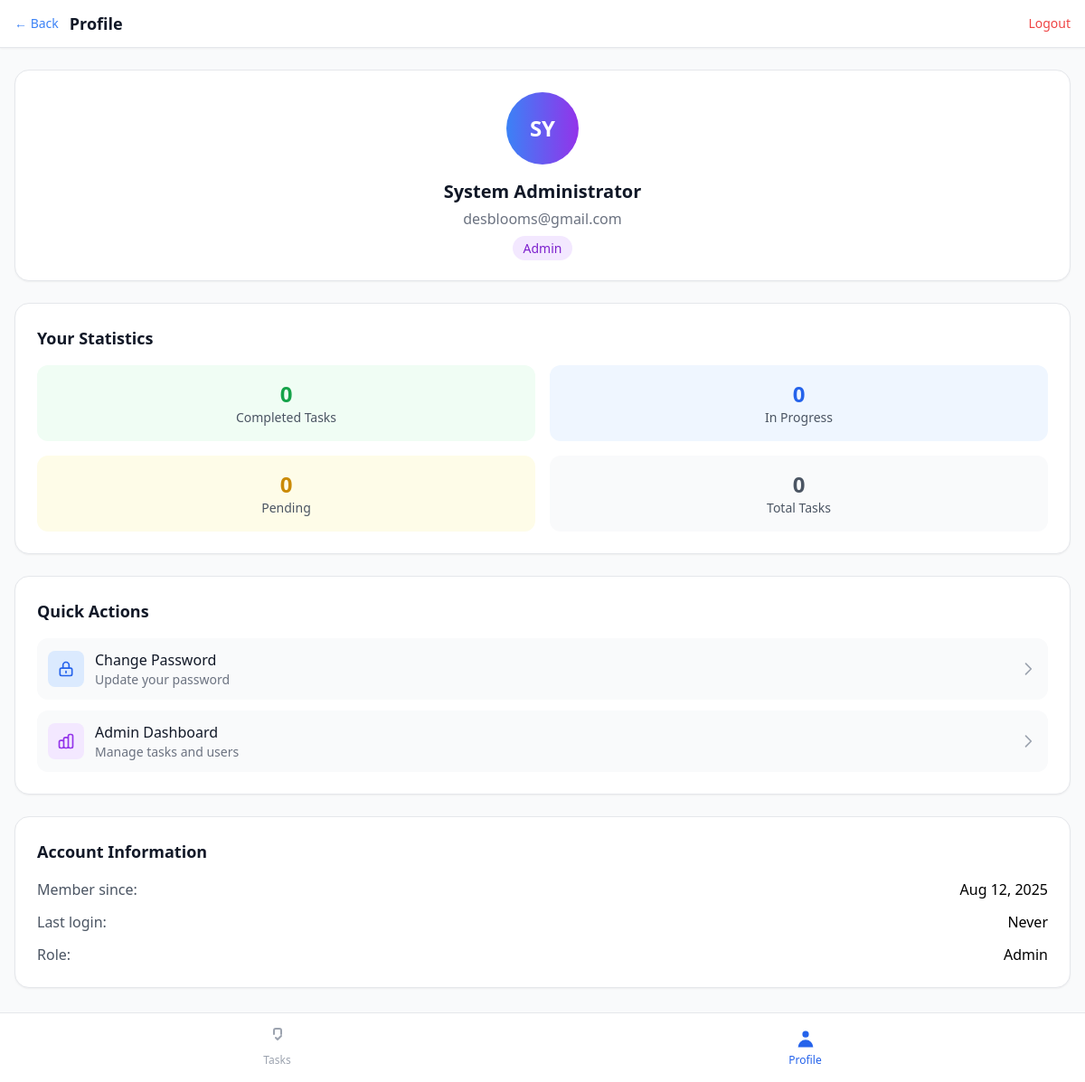
The app's page /profile.php (signed in) with its own data.
### tables this page shows
CREATE TABLE users (
    id INT PRIMARY KEY AUTO_INCREMENT,
    name VARCHAR(100) NOT NULL,
    email VARCHAR(150) UNIQUE NOT NULL,
    password VARCHAR(255) NOT NULL,
    role ENUM('admin','user') DEFAULT 'user',
    avatar VARCHAR(255) NULL,
    phone VARCHAR(20) NULL,
    department VARCHAR(100) NULL,
    is_active BOOLEAN DEFAULT TRUE,
    last_login TIMESTAMP NULL,
    failed_attempts INT DEFAULT 0,
    locked_until TIMESTAMP NULL,
    force_password_change BOOLEAN DEFAULT FALSE,
    created_at TIMESTAMP DEFAULT CURRENT_TIMESTAMP,
    updated_at TIMESTAMP DEFAULT CURRENT_TIMESTAMP ON UPDATE CURRENT_TIMESTAMP,
    
    INDEX idx_email (email),
    INDEX idx_role (role),
    INDEX idx_active (is_active)
);

### includes/functions.php (called while the page is built, shortened)
<?php
require_once 'db.php';
function getUserStats($userId) {
    global $pdo;
    $stmt = $pdo->prepare("
        SELECT
            COUNT(*) as total,
            SUM(CASE WHEN status = 'Pending' THEN 1 ELSE 0 END) as pending,
            SUM(CASE WHEN status = 'On Progress' THEN 1 ELSE 0 END) as in_progress,
            SUM(CASE WHEN status = 'Done' THEN 1 ELSE 0 END) as done,
            SUM(CASE WHEN status = 'Approved' THEN 1 ELSE 0 END) as approved,
            SUM(CASE WHEN status = 'On Hold' THEN 1 ELSE 0 END) as on_hold,
            SUM(CASE WHEN status IN ('Done', 'Approved') THEN 1 ELSE 0 END) as completed,
            AVG(CASE WHEN status IN ('Done', 'Approved') THEN actual_hours END) as avg_completion_time,
            COUNT(CASE WHEN date < CURDATE() AND status NOT IN ('Done', 'Approved') THEN 1 END) as overdue
        FROM tasks
        WHERE assigned_to = ? AND date >= DATE_SUB(CURDATE(), INTERVAL 30 DAY)
    ");
    $stmt->execute([$userId]);
    $stats = $stmt->fetch();
    return $stats;
}
?>

### profile.php (the view, shortened to what this page needs)
<?php
require_once 'includes/db.php';
require_once 'includes/functions.php';
$stmt = $pdo->prepare("SELECT * FROM users WHERE id = ?");
$stmt->execute([$_SESSION['user_id']]);
$user = $stmt->fetch();
$userStats = getUserStats($_SESSION['user_id']);
?>
<!DOCTYPE html>
<html lang="en">
<head>
    <script src="https://cdn.tailwindcss.com"></script>
</head>
<body class="bg-gray-50 min-h-screen pb-20">
    <header class="bg-white shadow-sm border-b">
        <div class="px-4 py-3">
            <div class="flex items-center justify-between">
                <div class="flex items-center space-x-3">
                    <a href="index.php" class="text-blue-500 text-sm">← Back</a>
                    <h1 class="text-lg font-bold text-gray-900">Profile</h1>
                </div>
                <a href="?logout=1" class="text-red-500 text-sm">Logout</a>
            </div>
        </div>
    </header>
    <main class="px-4 py-6 space-y-6">
        <div class="bg-white rounded-2xl p-6 shadow-sm border">
            <div class="text-center">
                <div class="w-20 h-20 bg-gradient-to-r from-blue-500 to-purple-600 rounded-full flex items-center justify-center mx-auto mb-4">
                    <span class="text-white font-bold text-2xl"><?= strtoupper(substr($user['name'], 0, 2)) ?></span>
                </div>
                <h2 class="text-xl font-bold text-gray-900 mb-1"><?= htmlspecialchars($user['name']) ?></h2>
                <p class="text-gray-500 mb-2"><?= htmlspecialchars($user['email']) ?></p>
                <span class="px-3 py-1 text-sm rounded-full font-medium <?= $user['role'] === 'admin' ? 'bg-purple-100 text-purple-700' : 'bg-blue-100 text-blue-700' ?>">
                    <?= ucfirst($user['role']) ?>
                </span>
            </div>
        </div>
        <div class="bg-white rounded-2xl p-6 shadow-sm border">
            <h3 class="text-lg font-semibold text-gray-900 mb-4">Your Statistics</h3>
            <div class="grid grid-cols-2 gap-4">
                <div class="text-center p-4 bg-green-50 rounded-xl">
                    <p class="text-2xl font-bold text-green-600"><?= $userStats['completed'] ?? 0 ?></p>
                    <p class="text-sm text-gray-600">Completed Tasks</p>
                </div>
                <div class="text-center p-4 bg-blue-50 rounded-xl">
                    <p class="text-2xl font-bold text-blue-600"><?= $userStats['in_progress'] ?? 0 ?></p>
                    <p class="text-sm text-gray-600">In Progress</p>
                </div>
                <div class="text-center p-4 bg-yellow-50 rounded-xl">
                    <p class="text-2xl font-bold text-yellow-600"><?= $userStats['pending'] ?? 0 ?></p>
                    <p class="text-sm text-gray-600">Pending</p>
                </div>
                <div class="text-center p-4 bg-gray-50 rounded-xl">
                    <p class="text-2xl font-bold text-gray-600"><?= $userStats['total'] ?? 0 ?></p>
                    <p class="text-sm text-gray-600">Total Tasks</p>
                </div>
            </div>
        </div>
        <div class="bg-white rounded-2xl p-6 shadow-sm border">
            <h3 class="text-lg font-semibold text-gray-900 mb-4">Quick Actions</h3>
            <div class="space-y-3">
                <a href="change-password.php" class="flex items-center justify-between p-3 bg-gray-50 rounded-xl hover:bg-gray-100 transition-colors">
                    <div class="flex items-center space-x-3">
                        <div class="w-10 h-10 bg-blue-100 rounded-lg flex items-center justify-center">
                            <svg class="w-5 h-5 text-blue-600" fill="none" stroke="currentColor" viewBox="0 0 24 24">
                                <path stroke-linecap="round" stroke-linejoin="round" stroke-width="2" d="M12 15v2m-6 4h12a2 2 0 002-2v-6a2 2 0 00-2-2H6a2 2 0 00-2 2v6a2 2 0 002 2zm10-10V7a4 4 0 00-8 0v4h8z"></path>
                            </svg>
                        </div>
                        <div>
                            <p class="font-medium text-gray-900">Change Password</p>
                            <p class="text-sm text-gray-500">Update your password</p>
                        </div>
                    </div>
                    <svg class="w-5 h-5 text-gray-400" fill="none" stroke="currentColor" viewBox="0 0 24 24">
                        <path stroke-linecap="round" stroke-linejoin="round" stroke-width="2" d="M9 5l7 7-7 7"></path>
                    </svg>
                </a>
                <?php if ($user['role'] === 'admin'): ?>
                <a href="admin-dashboard.php" class="flex items-center justify-between p-3 bg-gray-50 rounded-xl hover:bg-gray-100 transition-colors">
                    <div class="flex items-center space-x-3">
                        <div class="w-10 h-10 bg-purple-100 rounded-lg flex items-center justify-center">
                        </div>
                        <div>
                            <p class="font-medium text-gray-900">Admin Dashboard</p>
                            <p class="text-sm text-gray-500">Manage tasks and users</p>
                        </div>
                    </div>
                    <svg class="w-5 h-5 text-gray-400" fill="none" stroke="currentColor" viewBox="0 0 24 24">
                        <path stroke-linecap="round" stroke-linejoin="round" stroke-width="2" d="M9 5l7 7-7 7"></path>
                    </svg>
                </a>
                <?php endif; ?>
            </div>
        </div>
        <div class="bg-white rounded-2xl p-6 shadow-sm border">
            <h3 class="text-lg font-semibold text-gray-900 mb-4">Account Information</h3>
            <div class="space-y-3">
                <div class="flex justify-between">
                    <span class="text-gray-600">Member since:</span>
                    <span class="font-medium"><?= date('M j, Y', strtotime($user['created_at'])) ?></span>
                </div>
                <div class="flex justify-between">
                    <span class="text-gray-600">Last login:</span>
                    <span class="font-medium"><?= $user['last_login'] ? timeAgo($user['last_login']) : 'Never' ?></span>
                </div>
                <div class="flex justify-between">
                    <span class="text-gray-600">Role:</span>
                    <span class="font-medium"><?= ucfirst($user['role']) ?></span>
                </div>
            </div>
        </div>
    </main>
    <nav class="fixed bottom-0 left-0 right-0 bg-white border-t border-gray-200 px-4 py-2">
        <div class="flex justify-around">
            <a href="index.php" class="flex flex-col items-center space-y-1 p-2 text-gray-400 transition-colors">
                <svg class="w-6 h-6" fill="none" stroke="currentColor" viewBox="0 0 24 24">
                    <path stroke-linecap="round" stroke-linejoin="round" stroke-width="2" d="M8 7V3a2 2 0 012-2h4a2 2 0 012 2v4m-6 4l2 2 4-4"></path>
                </svg>
                <span class="text-xs font-medium">Tasks</span>
            </a>
            <a href="profile.php" class="flex flex-col items-center space-y-1 p-2 text-blue-600 transition-colors">
                <svg class="w-6 h-6" fill="currentColor" viewBox="0 0 20 20">
                    <path fill-rule="evenodd" d="M10 9a3 3 0 100-6 3 3 0 000 6zm-7 9a7 7 0 1114 0H3z" clip-rule="evenodd"></path>
                </svg>
                <span class="text-xs font-medium">Profile</span>
            </a>
        </div>
    </nav>
</body>
</html>

### records on screen
users: name "SY", name "System Administrator", email "desblooms@gmail.com", role "Admin", created_at "Aug 12, 2025"

### other values on screen
$userStats['completed'] "0"
$userStats['in_progress'] "0"
$userStats['pending'] "0"
$userStats['total'] "0"
